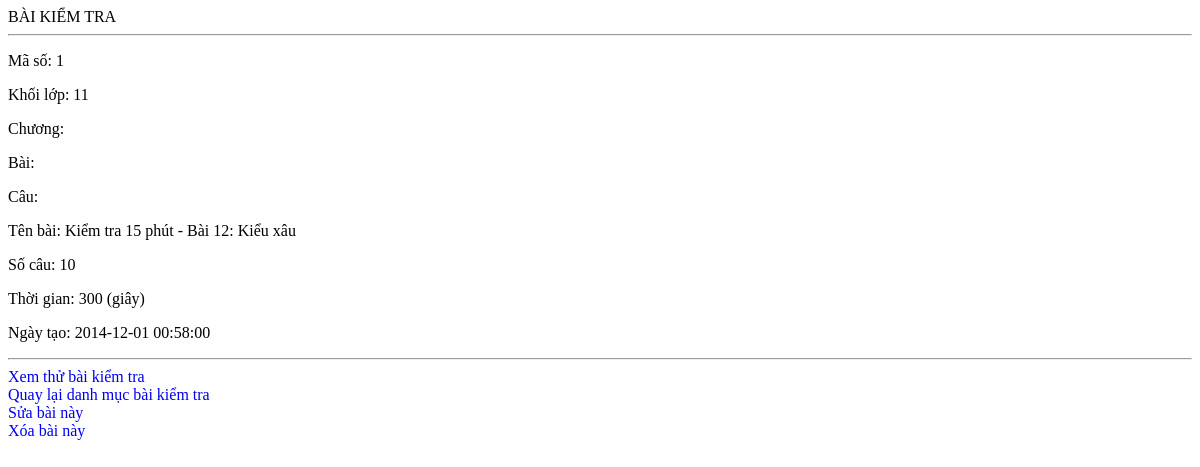
Screenshot of /qli/baitn.php?act=view&id=1 with the database file from the repository.
### tables this page shows
CREATE TABLE IF NOT EXISTS `tn_kiemtra` (
  `maso` int(11) unsigned NOT NULL AUTO_INCREMENT,
  `kichhoat` tinyint(1) NOT NULL DEFAULT '1',
  `cauhoi` varchar(250) NOT NULL COMMENT 'Các câu hỏi',
  `socau` tinyint(2) unsigned NOT NULL DEFAULT '10' COMMENT 'Số câu trong bài KT',
  `sogiay` smallint(5) unsigned NOT NULL DEFAULT '300' COMMENT 'Số giây làm bài',
  `lop` tinyint(1) NOT NULL DEFAULT '0' COMMENT 'Khối lớp',
  `tenbai` varchar(250) NOT NULL,
  `ngaylam` timestamp NOT NULL DEFAULT CURRENT_TIMESTAMP ON UPDATE CURRENT_TIMESTAMP,
  PRIMARY KEY (`maso`)
);

### qli/baitn.php (the view, shortened to what this page needs)
<?php
echo "<html><head><title>Quản lí bài kiểm tra</title>";
?>
<link rel="stylesheet" href='mystyles.css' type='text/css'>
<?php
echo "</head><body>";
if (isset($_GET['act'])) {
	$act = $_GET['act'];
	if ($act=="add") {
		echo "THÊM BÀI KIỂM TRA <hr/>";
		if (isset($_POST['addnew'])) {
			$tieude = mysql_real_escape_string($_POST['tieude']);
			$kichhoat = isset($_POST['kichhoat'])?1:0;
            $socau = $_POST['socau'];
            $thoigian = $_POST['thoigian'];
            $khoi=$_POST['khoi'];
			$chuong=$_POST['chuong'];
			$bai=$_POST['bai'];
			$cau=$_POST['cau'];
			$sql= "INSERT INTO `tn_kiemtra`( `kichhoat`, `cauhoi`, `socau`, `sogiay`, `lop`,`chuong`,`bai`,`cau`, `tenbai`, `ngaylam`) VALUES ('$kichhoat', '','$socau', '$thoigian','$khoi','$chuong','$bai','$cau','$tieude',NOW())";
			if (defined("DEBUG")) echo $sql."<br/>";
			$result = mysql_query($sql) or die (mysql_error());
			if ($result) echo "THÀNH CÔNG";
			else echo "THẤT BẠI";
			redirect("?",1);
		}
		else {
			echo "<form action='?act=add' method='post'>";
			echo "<p>Tên bài kiểm tra <input name='tieude' type='text' size='100'></p>";
			echo "<p>Kích hoạt sử dụng <input name='kichhoat' type='checkbox'></p>";
			echo "<p>Số câu hỏi: <input name='socau' type='text'></p>";
			echo "<p>Thời gian làm bài (giây): <input name='thoigian' type='text'></p>";
			echo "<p>Khối: <input name='khoi' type='text' size='2'></p>";
			echo "<p>Lựa chọn các câu hỏi từ đâu: </p>";
			echo "<p>-Chọn từ các chương: <input name='chuong' type='text' size='20'></p>";
			echo "<p>-Chọn từ các bài: <input name='bai' type='text' size='40'></p>";
			echo "<p>-Chọn từ các câu: <input name='cau' type='text' size='100'></p>";
			echo "<p><input type ='submit' name='addnew' value='Thêm vào'>";
			echo "</form>";
		}
	}
	else if ($act=="toggle") {
		if (isset($_GET['id'])) battat($_GET['id']);
		redirect("?",1);
	}
	else if ($act=="delete") {
		if (isset($_GET['id'])) xoadebai($_GET['id']);
		redirect("?",2);
	}
	else {
		if (isset($_GET['id'])) {
			echo "BÀI KIỂM TRA<hr/>";
			xemdebai($_GET['id']);
		}
	}
}
else {
	lietkedebai();
}
echo "</body></html>";
function xemdebai($bai) {
	$sql= "select * from tn_kiemtra where maso=$bai";
	$result = mysql_query($sql) or die (mysql_error());
	if (mysql_num_rows($result)) {
		$data  = mysql_fetch_array($result);
		echo "<p>Mã số: ".$data['maso']."</p>";
		echo "<p>Khối lớp: ".$data['lop']."</p>";
		echo "<p>Chương: ".$data['chuong']."</p>";
		echo "<p>Bài: ".$data['bai']."</p>";
		echo "<p>Câu: ".$data['cau']."</p>";
		echo "<p>Tên bài: ".$data['tenbai']."</p>";
		echo "<p>Số câu: ".$data['socau']."</p>";
		echo "<p>Thời gian: ".$data['sogiay']." (giây)</p>";
		echo "<p>Ngày tạo: ".$data['ngaylam']."</p>";
		echo "<hr/>";
		echo "<a href='preview.php?id=$bai'>Xem thử bài kiểm tra</a><br/>";
		echo "<a href='?'>Quay lại danh mục bài kiểm tra</a><br/>";
		echo "<a href='?act=edit&id=$bai'>Sửa bài này</a><br/>";
		echo "<a href='?act=delete&id=$bai' onclick=\"return (confirm('Bạn muốn xóa bài kiểm tra này'))\">Xóa bài này</a><br/>";
	} else {
		echo "Không có bài này";
	}
}
?>

### qli/mystyles.css (style rules this page uses)
a { text-decoration: none; }

### rows the page displays
tn_kiemtra: maso "1", lop "11", tenbai "Kiểm tra 15 phút - Bài 12: Kiểu xâu", socau "10", sogiay "300", ngaylam "2014-12-01 00:58:00"
